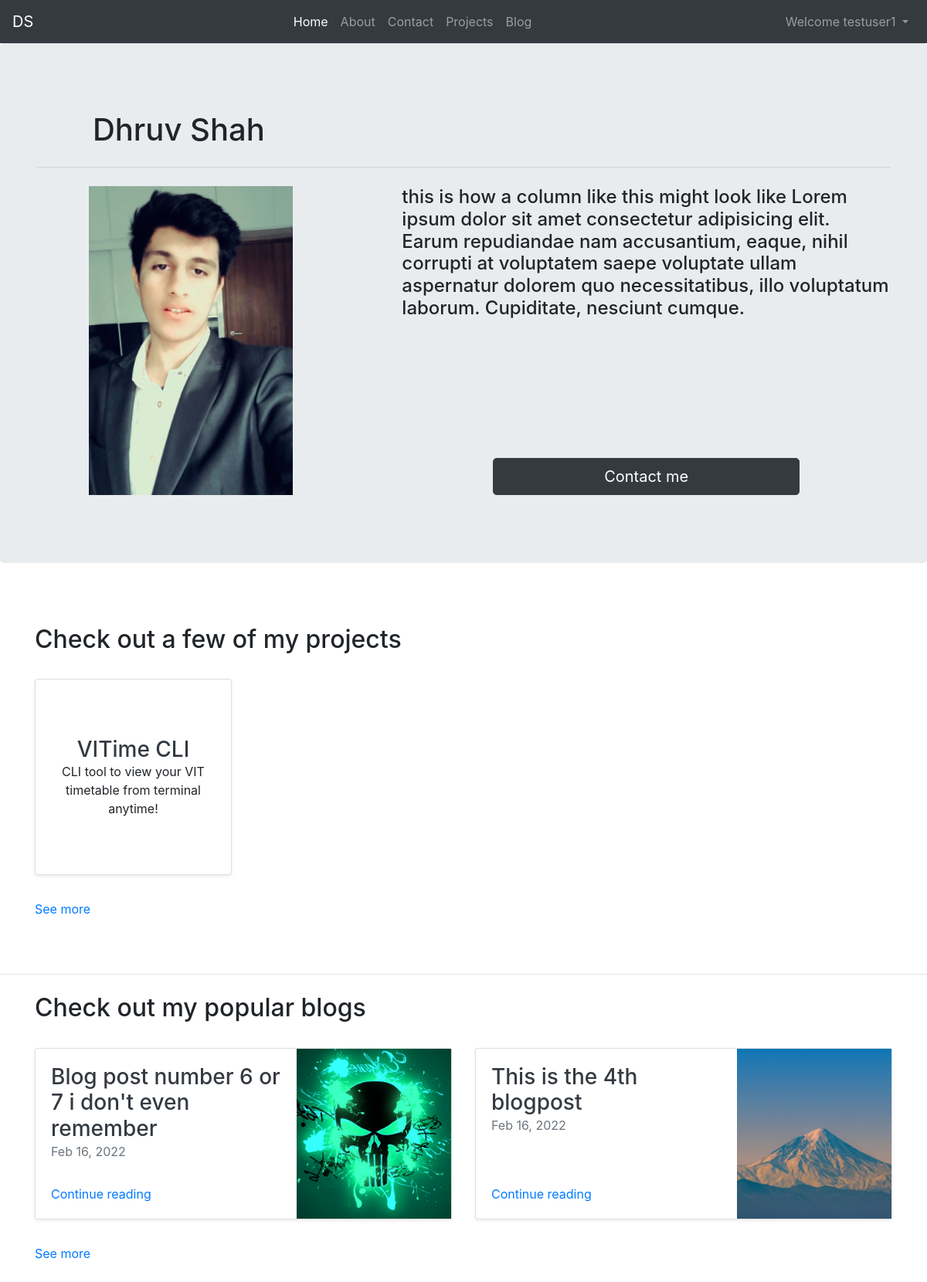
Screenshot of / (signed in) with the database file from the repository.
### home/models.py (models this page shows)
class Project(models.Model):
    sno = models.AutoField(primary_key=True)
    name = models.CharField(max_length=100)
    desc = models.TextField()
    link = models.URLField(max_length=500)
    thumbnail = models.ImageField(upload_to='home/images')

### blog/models.py (models this page shows, shortened)
class Post(models.Model):
    sno = models.AutoField(primary_key=True)
    title = models.CharField(max_length=254)
    desc = models.TextField()
    content = models.TextField()
    upload_date = models.DateTimeField(auto_now_add=True)
    update_date = models.DateTimeField(auto_now=True)
    views = models.BigIntegerField(default=0)
    slug = models.SlugField(
        max_length=200, editable=True, null=True, blank=True)
    thumbnail = models.ImageField(upload_to="blog/images/")

### home/views.py (the view)
# urls.py: path('', views.home, name="home"),
def home(request):
    send_message(request)
    posts = Post.objects.order_by('-views')[:2]
    projects = Project.objects.all()[:4]
    context = {'posts': posts, 'projects': projects}
    return render(request, 'home/home.html', context)

### home/extra_functions/send_message.py (called while the page is built)
def send_message(request):
    if ('message' in request.session):
        message = request.session['message']
        messages.add_message(
            request, messages.INFO, message['message_text'], extra_tags=message['extra_tags'])
        del request.session['message']

### templates/home/home.html (shortened to what this page needs)
{% extends 'base.html' %}
{% block homeactive %}active{% endblock homeactive %}
{% block body %}
{% load static %}
<div class="jumbotron" name="Dhruv">
    <div class="container my-4">
        <div class="col-md-4 col-sm-4">
        <h1 align="center"> Dhruv Shah </h1>
        </div>
        <hr class="my-4">
        <div class="row">
            <div class="col-md-5 col-sm-5">
                <img src="{% static 'home/profile.jpeg' %}" width="400px" height="400px" style="object-fit: contain;">
            </div>
            <div class="col-md-7 col-sm-7">
                <h4> this is how a column like this might look like Lorem ipsum dolor sit amet consectetur adipisicing elit. Earum repudiandae nam accusantium, eaque, nihil corrupti at voluptatem saepe voluptate ullam aspernatur dolorem quo necessitatibus, illo voluptatum laborum. Cupiditate, nesciunt cumque.</h4>
                <a class="btn btn-dark btn-lg position-absolute" href="/contact" role="button" style="bottom:0; left:20%; width:60%;color:"> Contact me </a>
            </div>
        </div>
    </div>
</div>
<br>
<div class="container my-4">
    <h2> Check out a few of my projects </h2>
    <br>
    <div class="row mb-2">
        {% for project in projects %}
        <div class="col-md-3">
            <div class="card flex-md-row mb-4 shadow-sm h-md-250" href="#">
                <div class="card-body d-flex flex-column align-items-center" style="height: 252px;">
                    <h3 class="mt-auto mb-0">
                        <a class="text-dark stretched-link" href="{{project.link}}"> {{ project.name }} </a>
                    </h3>
                    <p class="card-text mb-auto" align="center"> {{ project.desc }} </p>
                </div>
            </div>
        </div>
    </div>
    {% endfor %}
    <a href="/projects"> See more </a>
</div>
<br>
<hr class="my-4">
<div class="container my-4">
    <h2> Check out my popular blogs </h2>
    <br>
    <div class="row mb-2">
        {% for post in posts %}
        <div class="col">
            <div class="card flex-md-row mb-4 shadow-sm h-md-250" href="#" >
                <div class="card-body d-flex flex-column align-items-start">
                <h3 class="mb-0">
                    <a class="text-dark" href="blog/{{post.slug}}"> {% if post.title|length > 76 %} {{ post.title|truncatechars:76 }} {% else %} {{post.title}} {% endif %} </a>
                </h3>
                <div class="mb-1 text-muted"> {{ post.upload_date|date:"M d, Y"}} </div>
                <a href="blog/{{post.slug}}">Continue reading</a>
                </div>
                <img src="/media/{{ post.thumbnail }}" class="bd-placeholder-img card-img-right flex-auto d-none d-lg-block" width="200" height="220" style="object-fit: cover; object-position: center;"
                aria-label="Placeholder: Thumbnail"/>
            </div>
        </div>
        {% endfor %}
    </div>
    <a href="blog/"> See more </a>
</div>
<br><br>
{% endblock body %}

### templates/base.html (shortened to what this page needs)
<!doctype html>
<html lang="en">
<head>
  <link rel="stylesheet" href="https://cdn.jsdelivr.net/npm/bootstrap@4.6.1/dist/css/bootstrap.min.css"
>
</head>
<body>
  <nav class="navbar navbar-expand-lg navbar-dark bg-dark">
    <a class="navbar-brand" href="/"> DS </a>
    <div class="collapse navbar-collapse" id="navbarSupportedContent">
      <ul class="navbar-nav mx-auto">
        <li class="nav-item {% block homeactive %}{% endblock homeactive %}">
          <a class="nav-link" href="/"> Home <span class="sr-only">(current)</span></a>
        </li>
        <li class="nav-item {% block aboutactive %}{% endblock aboutactive %}">
          <a class="nav-link" href="/about"> About </a>
        </li>
        <li class="nav-item {% block contactactive %}{% endblock contactactive %}">
          <a class="nav-link" href="/contact"> Contact </a>
        </li>
        <li class="nav-item {% block projectsactive %}{% endblock projectsactive %}">
          <a class="nav-link" href="/projects"> Projects </a>
        </li>
        <li class="nav-item {% block blogactive %}{% endblock blogactive %}">
          <a class="nav-link" href="/blog"> Blog </a>
        </li>
      </ul>
      {% if user.is_authenticated %}
      <ul class="navbar-nav">
        <li class="nav-item dropdown">
          <a class="nav-link dropdown-toggle" href="#" id="navbarDropdown" role="button" data-toggle="dropdown" aria-expanded="false">
            Welcome {{request.user}}
          </a>
        </li>
      </ul>
      {% else %}
      <a class="login_button nav-link" data-toggle="modal" data-target="#login_modal" name="login_button"
        id="login_button"> Login </a>
      {% endif %}
    </div>
  </nav>
  {% block body %}{% endblock body %}
</body>
</html>

### rows the page displays
Project: name "VITime CLI", desc "CLI tool to view your VIT timetable from terminal anytime!"
Post: title "Blog post number 6 or 7 i don't even remember", upload_date "Feb 16, 2022", thumbnail (picture)
Post: title "This is the 4th blogpost", upload_date "Feb 16, 2022", thumbnail (picture)

### other values shown
{{ request.user }} "testuser1"
